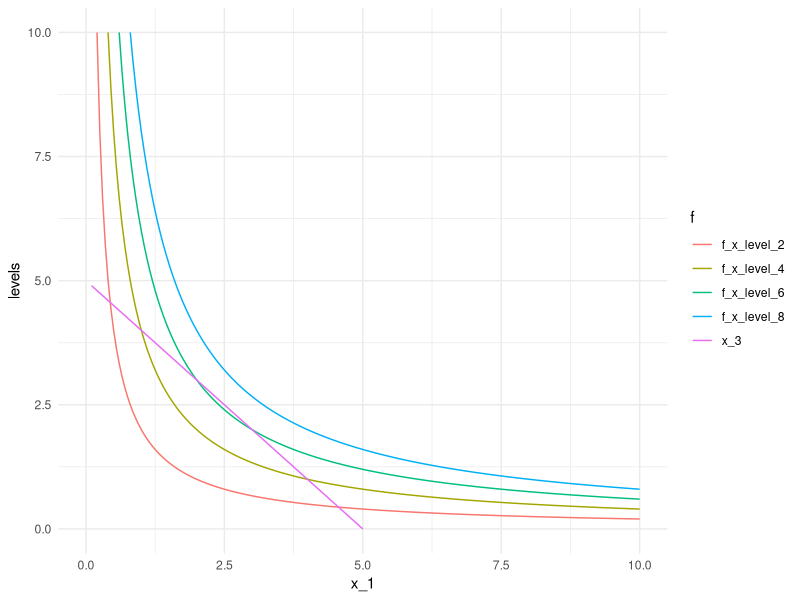
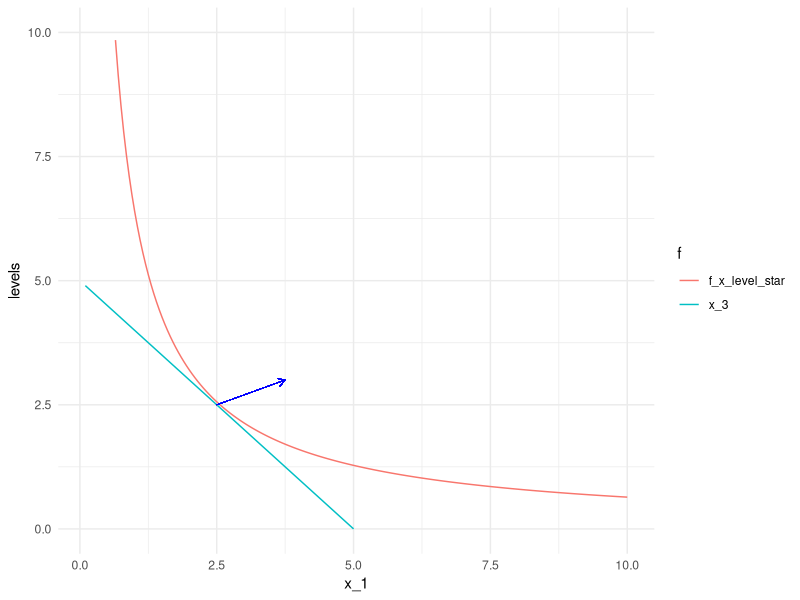
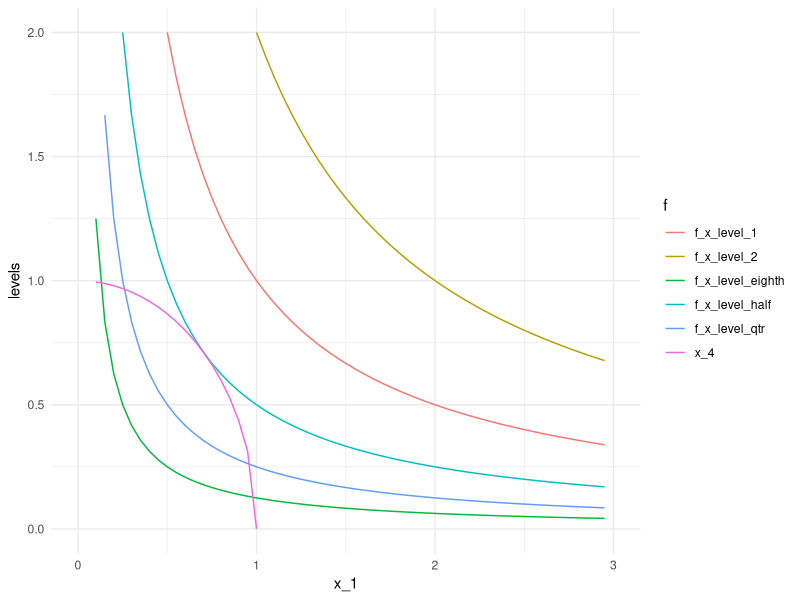

Recreate these plots in R, in order.
## ---- chunk 1

library(tidyverse)
library(rmarkdown)
library(knitr)
library(xml2)

knitr::opts_chunk$set(echo = T, 
                      warning = F, 
                      message = F, 
                      eval = T, 
                      include = T,
                      fig.height=4, 
                      fig.width=4
                      )
## ---- chunk 2

x_1 <- seq(0.1, 10, 0.05)
x_2 <- seq(0.1, 10, 0.05)

f_x_level_2 <- 2/x_2 #level sets
f_x_level_4 <- 4/x_2
f_x_level_6 <- 6/x_2
f_x_level_8 <- 8/x_2

x_3 <- 5 - x_2 #constraint set

data_obj_l <- cbind(x_1, 
                    f_x_level_2, 
                    f_x_level_4, 
                    f_x_level_6,
                    f_x_level_8,
                    x_3
                    ) %>% 
  dplyr::as_tibble() %>%
  tidyr::gather(.,
                f_x_level_2:x_3,
                key = "f",
                value = "levels")

ggplot(data_obj_l, aes(x_1, levels, color = f)) +
  geom_line() +
  scale_y_continuous(limits = c(0, 10)) +
  scale_x_continuous(limits = c(0, 10)) +
  theme_minimal()

## ---- chunk 3

f_x_level_star <- 6.4/x_2 #set manually

data_plot_grad <- cbind(x_1, 
                        f_x_level_star,
                        x_3
                        ) %>%
  dplyr::as_tibble() %>%
  tidyr::gather(.,
                c(f_x_level_star, x_3),
                key = 'f',
                value = 'levels'
                )

ggplot(data_plot_grad, aes(x_1, levels, color = f)) +
  geom_line() +
  scale_y_continuous(limits = c(0, 10)) +
  geom_segment(aes(x = 2.5,
                   y = 2.5,
                   xend = 3.75, #set manually
                   yend = 3
                   ),
               color = "blue",
               arrow = arrow(length = unit(0.015, "npc")),
               size = 0.2
               ) +
  theme_minimal()

## ---- chunk 4

x_4 <- sqrt(1 - x_2^2) #inequality constraint

f_x_level_1 <- 1/x_2
f_x_level_half <- 1/(2*x_2)
f_x_level_qtr <- 1/(4*x_2)
f_x_level_eighth <- 1/(8*x_2)

data_plot_ineq <- cbind(x_1, 
                        f_x_level_half,
                        f_x_level_1,
                        f_x_level_2,
                        f_x_level_eighth,
                        f_x_level_qtr,
                        x_4
                        ) %>%
  dplyr::as_tibble() %>%
  tidyr::gather(.,
                f_x_level_half:x_4,
                key = 'f',
                value = 'levels'
                )

ggplot(data_plot_ineq, aes(x_1, levels, color = f)) +
  geom_line() +
  scale_y_continuous(limits = c(0, 2)) +
  scale_x_continuous(limits = c(0, 3)) +
  theme_minimal()
